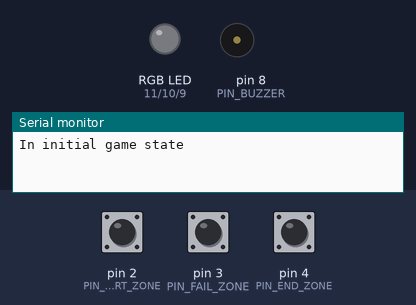
Recording of a sketch running on a simulated Arduino Uno, built with avr-gcc and run on an emulated ATmega328P. On the bench: an RGB LED mixed from three pins (HIGH = lit), buzzer (waves = sounding), the last lines printed to the serial monitor. The inputs (shaded band) are chosen by the test bench; at power-on: pin 2 (PIN_START_ZONE) HIGH, pin 4 (PIN_END_ZONE) HIGH, pin 3 (PIN_FAIL_ZONE) HIGH. Dim RGB values are drawn brighter than linear.

Above: at 1.7 s.
1.8 s: pin 2 (PIN_START_ZONE) pulled LOW for 0.15 s
At 3.8 s:
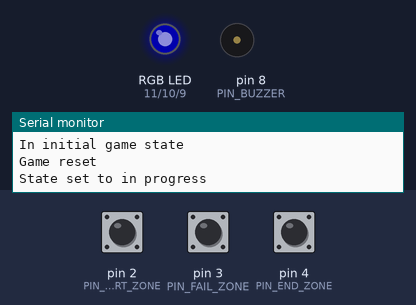
4.3 s: pin 4 (PIN_END_ZONE) pulled LOW for 0.15 s
At 6.1 s:
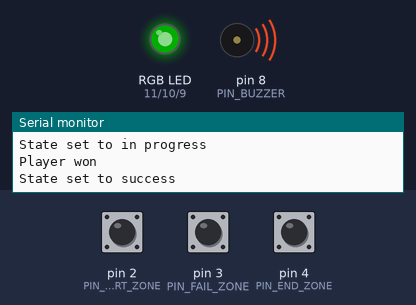
7.3 s: pin 2 (PIN_START_ZONE) pulled LOW for 1 s
At 8.1 s:
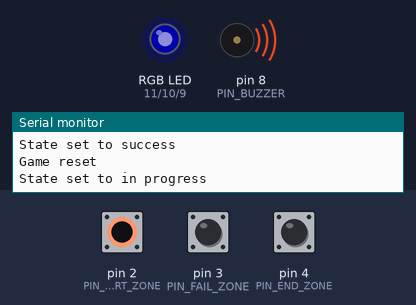
9.8 s: pin 3 (PIN_FAIL_ZONE) pulled LOW for 0.15 s
At 10.3 s:
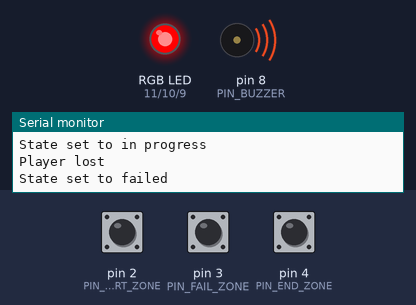
12.9 s: pin 2 (PIN_START_ZONE) pulled LOW for 3.2 s
At 14.6 s:
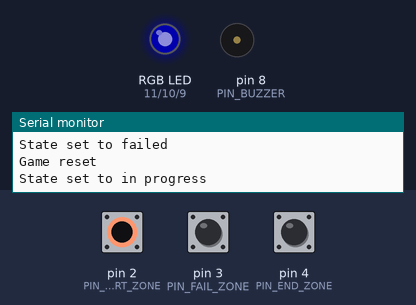
17.6 s: pin 3 (PIN_FAIL_ZONE) pulled LOW for 1 s
At 20.0 s:
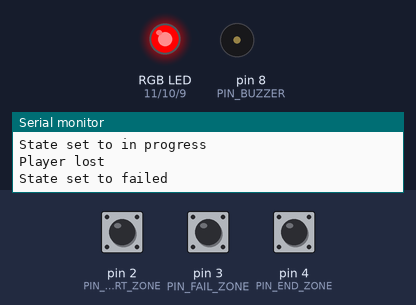
Timing chart, 0 to 21.5 s (numbered marks = the images above; inputs shaded):
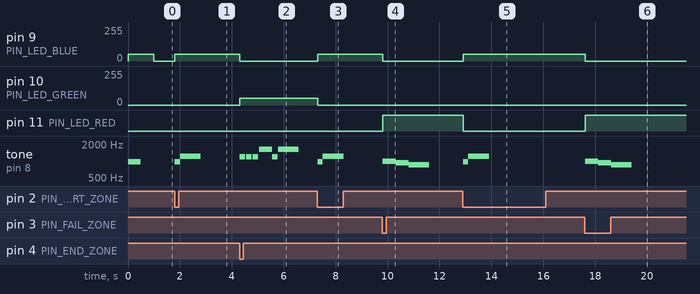

The sketch:

main.ino
```cpp
// INCLUDE CHRONO LIBRARY
// Documentation : https://github.com/SofaPirate/Chrono/blob/master/README.md
// Download : https://github.com/SofaPirate/Chrono/archive/master.zip
#include <Chrono.h>

enum GameState {
  INITIAL,
  FAILED,
  IN_PROGRESS,
  SUCCESS
};

const byte PIN_LED_RED = 11;
const byte PIN_LED_GREEN = 10;
const byte PIN_LED_BLUE = 9;

const byte PIN_BUZZER = 8;

const byte PIN_START_ZONE = 2;
const byte PIN_FAIL_ZONE = 3;
const byte PIN_END_ZONE = 4;

const byte VERIFY_PIN_DELAY_IN_MS = 10;

GameState gameState = GameState::INITIAL;
Chrono ledTimer;
byte ledBlinkState = HIGH;

void setup() {
  // establish pins for the RGB LED
  pinMode(PIN_LED_RED, OUTPUT);
  pinMode(PIN_LED_GREEN, OUTPUT);
  pinMode(PIN_LED_BLUE, OUTPUT);

  // establish pin for the buzzer
  pinMode(PIN_BUZZER, OUTPUT);

  // establish pins for the game zones
  pinMode(PIN_START_ZONE, INPUT_PULLUP);
  pinMode(PIN_FAIL_ZONE, INPUT_PULLUP);
  pinMode(PIN_END_ZONE, INPUT_PULLUP);

  // establish serial connection for debugging purposes
  Serial.begin(9600);

  setInitialGameState();
}

void loop() {
  switch (gameState) {
    case GameState::INITIAL:
      listenForGameReset();
      loopInitialGameState();
      break;
    case GameState::IN_PROGRESS:
      loopInProgressGameState();
      break;
    case GameState::FAILED:
      listenForGameReset();
      break;
    case GameState::SUCCESS:
      listenForGameReset();
      break;
  }
}

/**
 * Set everything up for the initial game state
 */
void setInitialGameState() {
  Serial.write("In initial game state\n");

  // make sure player is not in start area before playing tone
  if (digitalRead(PIN_START_ZONE)) {
    setLedColorBlue();

    // play tones to signify game start
    tone(PIN_BUZZER, 975, 500);
    delay(500);
    noTone(PIN_BUZZER);
  }
}

/**
 * Blink the LED to let the player know that they need to move the loop to the start zone
 */
void loopInitialGameState() {
  // blink led blue
  if (ledTimer.hasPassed(1000)) {
    ledTimer.restart();

    if (ledBlinkState == HIGH) {
      // led is already on so turn it off
      setLedColorOff();
      ledBlinkState = LOW;
    } else {
      setLedColorBlue();
      ledBlinkState = HIGH;
    }
  }
}

/**
 * Call when the game is in a state that requires the loop to
 * be returned to the start zone
 */
void listenForGameReset() {
  // check to see if the loop is touching the start zone
  if (!digitalRead(PIN_START_ZONE) && verifyPinGrounded(PIN_START_ZONE)) {
    // the loop is touching the start zone so change the game start
    Serial.write("Game reset\n");
    changeStateToInProgress();
  }
}

/**
 * Call this when in the in progress game state loop
 */
void loopInProgressGameState() {
  // listen for a game state change
  if (!digitalRead(PIN_END_ZONE) && verifyPinGrounded(PIN_END_ZONE)) {
    // the loop is touching the end zone so the player was successful
    Serial.write("Player won\n");
    changeStateToSuccess();
  } else if (!digitalRead(PIN_FAIL_ZONE) && verifyPinGrounded(PIN_FAIL_ZONE)) {
    // the loop touched the pipe so the player was unsuccessful
    Serial.write("Player lost\n");
    changeStateToFailed();
  }
}

/**
 * Call this when the loop is in the start zone while a game isn't already in progress
 */
void changeStateToInProgress() {
  ledTimer.stop();
  gameState = GameState::IN_PROGRESS;
  Serial.write("State set to in progress\n");
  setLedColorBlue();

  // play tones to signify game start
  tone(PIN_BUZZER, 975, 200);
  delay(200);
  tone(PIN_BUZZER, 1210, 800);
  delay(800);
  noTone(PIN_BUZZER);
}

/**
 * Call this when the loop has touched the pipe and the game state is in progress
 */
void changeStateToFailed() {
  gameState = GameState::FAILED;
  Serial.write("State set to failed\n");
  setLedColorRed();

  tone(PIN_BUZZER, 1000, 500);
  delay(500);
  tone(PIN_BUZZER, 925, 500);
  delay(500);
  tone(PIN_BUZZER, 850, 800);
  delay(800);
  noTone(PIN_BUZZER);
}

/**
 * Call this when the loop has touched the pipe and the game state is in progress
 */
void changeStateToSuccess() {
  gameState = GameState::SUCCESS;
  Serial.write("State set to success\n");
  setLedColorGreen();

  tone(PIN_BUZZER, 1200, 200);
  delay(250);
  tone(PIN_BUZZER, 1200, 200);
  delay(250);
  tone(PIN_BUZZER, 1200, 200);
  delay(250);
  tone(PIN_BUZZER, 1600, 500);
  delay(500);
  tone(PIN_BUZZER, 1200, 200);
  delay(225);
  tone(PIN_BUZZER, 1600, 800);
  delay(800);
  noTone(PIN_BUZZER);
}

bool verifyPinGrounded(byte pin) {
  // wait to make sure pin is grounded to prevent false positives
  delay(VERIFY_PIN_DELAY_IN_MS);
  return !digitalRead(pin);
  //return true;
}

void setLedColorRed() {
  setLedColor(255, 0, 0);
}

void setLedColorGreen() {
  setLedColor(0, 50, 0);
}

void setLedColorBlue() {
  setLedColor(0, 0, 50);
}

void setLedColorOff() {
  setLedColor(0, 0, 0);
}

void setLedColor(int red, int green, int blue) {
  analogWrite(PIN_LED_RED, red);
  analogWrite(PIN_LED_GREEN, green);
  analogWrite(PIN_LED_BLUE, blue);
}
```

Measured:
- after the input at 1.8 s, tone on pin 8 (PIN_BUZZER): silent → 975 Hz at once, → 1210 Hz 0.20 s later, → silent 0.80 s later
- after the input at 4.3 s, pin 9 (PIN_LED_BLUE): 50/255 → 0/255 at once; pin 10 (PIN_LED_GREEN): 0/255 → 50/255 at once; tone on pin 8 (PIN_BUZZER): plays 1200 Hz for 0.20 s, 1200 Hz for 0.20 s, 1200 Hz for 0.20 s, 1600 Hz for 0.50 s, 1200 Hz for 0.20 s, 1600 Hz for 0.80 s, starting at once
- after the input at 7.3 s, pin 9 (PIN_LED_BLUE): 0/255 → 50/255 at once; pin 10 (PIN_LED_GREEN): 50/255 → 0/255 at once; tone on pin 8 (PIN_BUZZER): silent → 975 Hz at once, → 1210 Hz 0.20 s later, → silent 0.80 s later
- after the input at 9.8 s, pin 9 (PIN_LED_BLUE): 50/255 → 0/255 at once; pin 11 (PIN_LED_RED): LOW → HIGH at once; tone on pin 8 (PIN_BUZZER): silent → 1000 Hz at once, → 925 Hz 0.50 s later, → 850 Hz 0.50 s later, → silent 0.80 s later
- after the input at 12.9 s, pin 9 (PIN_LED_BLUE): 0/255 → 50/255 at once; pin 11 (PIN_LED_RED): HIGH → LOW at once; tone on pin 8 (PIN_BUZZER): silent → 975 Hz at once, → 1210 Hz 0.20 s later, → silent 0.80 s later
- after the input at 17.6 s, pin 9 (PIN_LED_BLUE): 50/255 → 0/255 at once; pin 11 (PIN_LED_RED): LOW → HIGH at once; tone on pin 8 (PIN_BUZZER): silent → 1000 Hz at once, → 925 Hz 0.50 s later, → 850 Hz 0.50 s later, → silent 0.80 s later
